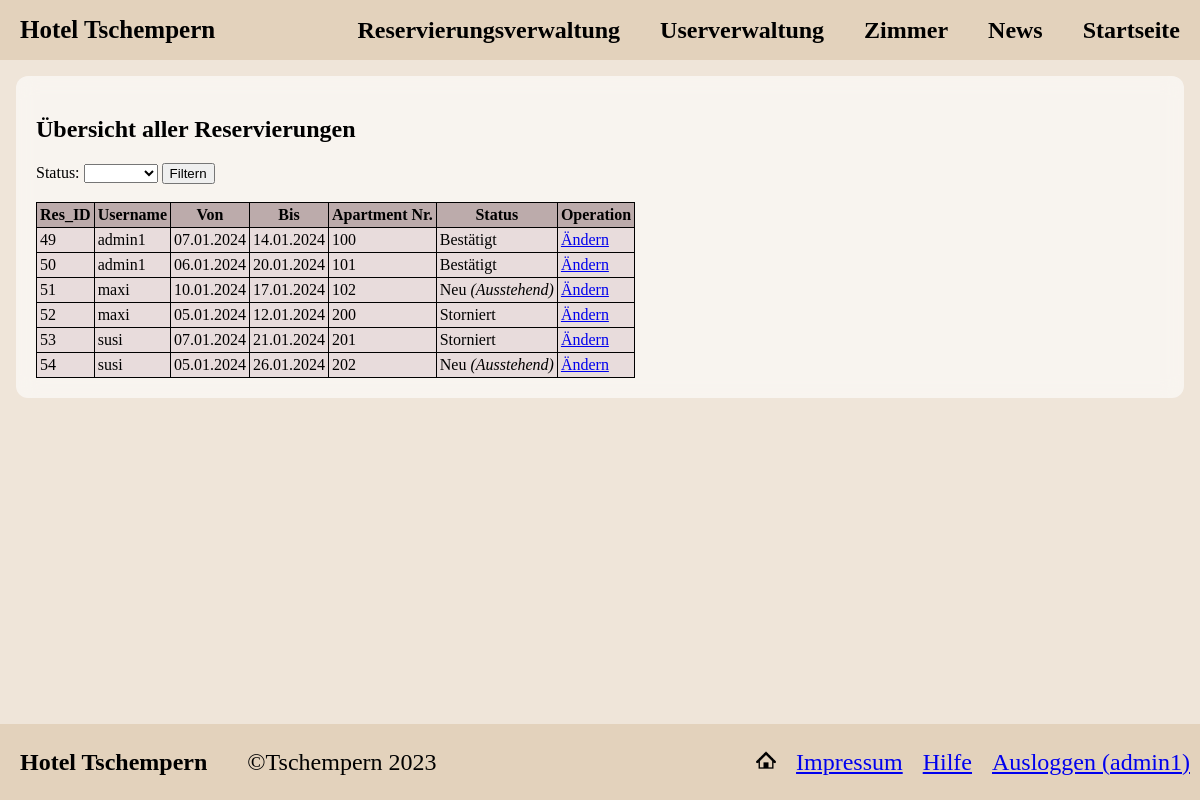
The app's page /adminShowRes.php (signed in) with its own data.
### tables this page shows
CREATE TABLE `reservation` (
  `res_id` int(32) NOT NULL,
  `date_from` date NOT NULL,
  `date_to` date NOT NULL,
  `breakfast` tinyint(1) NOT NULL,
  `parking` tinyint(1) NOT NULL,
  `pets` tinyint(1) NOT NULL,
  `other` varchar(255) DEFAULT NULL,
  `pers_id` int(32) NOT NULL,
  `room_nr` int(32) NOT NULL,
  `state_id` varchar(2) NOT NULL,
  `price` decimal(10,2) NOT NULL,
  `timestamp` datetime NOT NULL DEFAULT current_timestamp()
);

CREATE TABLE `person` (
  `pers_id` int(32) NOT NULL,
  `salutation` varchar(5) NOT NULL,
  `firstname` varchar(50) NOT NULL,
  `lastname` varchar(50) NOT NULL,
  `tel` varchar(32) NOT NULL,
  `email` varchar(50) NOT NULL,
  `username` varchar(50) NOT NULL,
  `password` varchar(250) NOT NULL,
  `active` tinyint(1) NOT NULL,
  `ur_id` varchar(1) NOT NULL
);

### adminShowRes.php (the view, shortened to what this page needs)
<?php
    include 'inc/head.php';
    include 'inc/functions.php';
?>
<body>
    <?php include 'inc/headerNav.php';?>
    <section>
    <div class = "contentBackground">
    <h2>Übersicht aller Reservierungen</h2>
    <form action="adminShowRes.php" method="get">
        <label for="state">Status:</label>
        <select name="state" id="cars">
            <option value=""></option>
            <option value="n" <?php echo (isset($_GET['state'])&&$_GET['state']=='n')?'selected':'' ?>>Neu</option>
        </select>
        <input type="submit" value="Filtern">
    </form>
    <br>
    <table class = "userManagerTable">
        <thead>
            <tr>
                <th>Res_ID</th>
                <th>Username</th>
                <th>Von</th>
                <th>Bis</th>
                <th>Apartment Nr.</th>
                <th>Status</th>
                <th>Operation</th>
            </tr>
        </thead>
        <tbody>
            <?php
                $filter=false;
                $filterString='';
                require 'inc/dbaccess.php';
                $db_obj=new mysqli($host, $dbuser, $dbpassword, $database);
                $sql = "SELECT r.res_id, p.username, r.date_from, r.date_to, r.room_nr, r.state_id
                            FROM reservation r
                                JOIN person p USING (pers_id)" . $filterString .
                                    "ORDER BY r.res_id ASC";
                if($filter)
                {
                    $stmt=$db_obj->prepare($sql);
                    $stmt->bind_param('s',$filterState);
                    $stmt->execute();
                    $result=$stmt->get_result();
                }
                else{
                    $result = $db_obj->query($sql);
                }
                while($row = mysqli_fetch_array($result)) {
                    $res_id = $row["res_id"];
                    $username = $row["username"];
                    $date_from = convertTimeStamp($row["date_from"]);
                    $date_to = convertTimeStamp($row["date_to"]);
                    $apartment = $row["room_nr"];
                    $state = convertReservationState($row["state_id"]);
                    ?>
                        <tr>
                            <td><?=$res_id?></td>
                            <td><?=$username?></td>
                            <td><?=$date_from?></td>
                            <td><?=$date_to?></td>
                            <td><?=$apartment?></td>
                            <td><?=$state?></td>
                            <td><a href = "adminEditRes.php?res_id=<?php echo $res_id; ?>">Ändern</td>
                        </tr>
                    <?php
                }
            ?>
        </tbody>
    </table>
    </div>
    </section>
    <?php include 'inc/footer.php';?>
</body>
</html>

### inc/functions.php (shortened to what this page needs)
<?php
    function convertTimeStamp($timestamp){
        $time = strtotime($timestamp);
        $formatForView = date("d.m.Y", $time);
        return $formatForView;
    }
    function convertReservationState($state_id){
        switch($state_id){
            case 'n':
                return "Neu <i>(Ausstehend)</i>";
            case 'b':
                return "Bestätigt";
            case 's':
                return "Storniert";
        }
    }
?>

### css/style.css (style rules this page uses)
body { margin:0; background-color: #efe5d9; font-family: 'Calibri'; background-image: url(/images/AtterseeSkaliert.jpg); background-position: center; background-repeat: no-repeat; background-size: cover; background-attachment: fixed; }
section { padding:16px; }
.contentBackground { background-color: rgba(255, 255, 255, 0.589); backdrop-filter: blur(10px); border-radius: 12px; padding:20px; }
.userManagerTable { border-collapse: collapse; border-spacing: 0; padding:10px; border: 1px solid black; }
.userManagerTable th { background-color: rgb(188, 171, 171); padding:3px; border: 1px solid black; }
.userManagerTable tr td { background-color: rgb(232, 220, 220); padding:3px; border: 1px solid black; }

### records on screen
reservation: res_id "49", pers.username "admin1", date_from "07.01.2024", date_to "14.01.2024", room_nr "100", state "Bestätigt"
reservation: res_id "50", pers.username "admin1", date_from "06.01.2024", date_to "20.01.2024", room_nr "101", state "Bestätigt"
reservation: res_id "51", pers.username "maxi", date_from "10.01.2024", date_to "17.01.2024", room_nr "102", shows "Neu"
reservation: res_id "52", pers.username "maxi", date_from "05.01.2024", date_to "12.01.2024", room_nr "200", state "Storniert"
reservation: res_id "53", pers.username "susi", date_from "07.01.2024", date_to "21.01.2024", room_nr "201", state "Storniert"
reservation: res_id "54", pers.username "susi", date_from "05.01.2024", date_to "26.01.2024", room_nr "202", shows "Neu"

### other values on screen
$_SESSION['user']['username'] "admin1"
